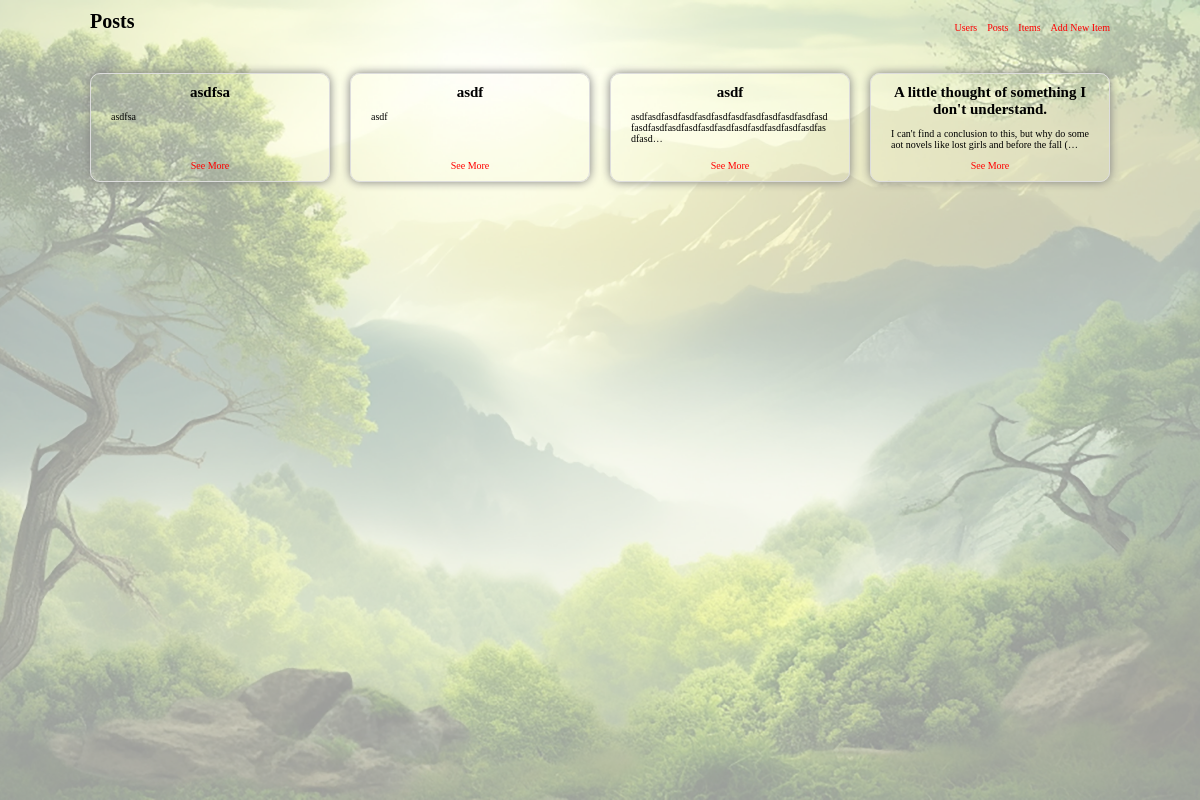
/crud/posts/, run on an earlier commit of the app's database.
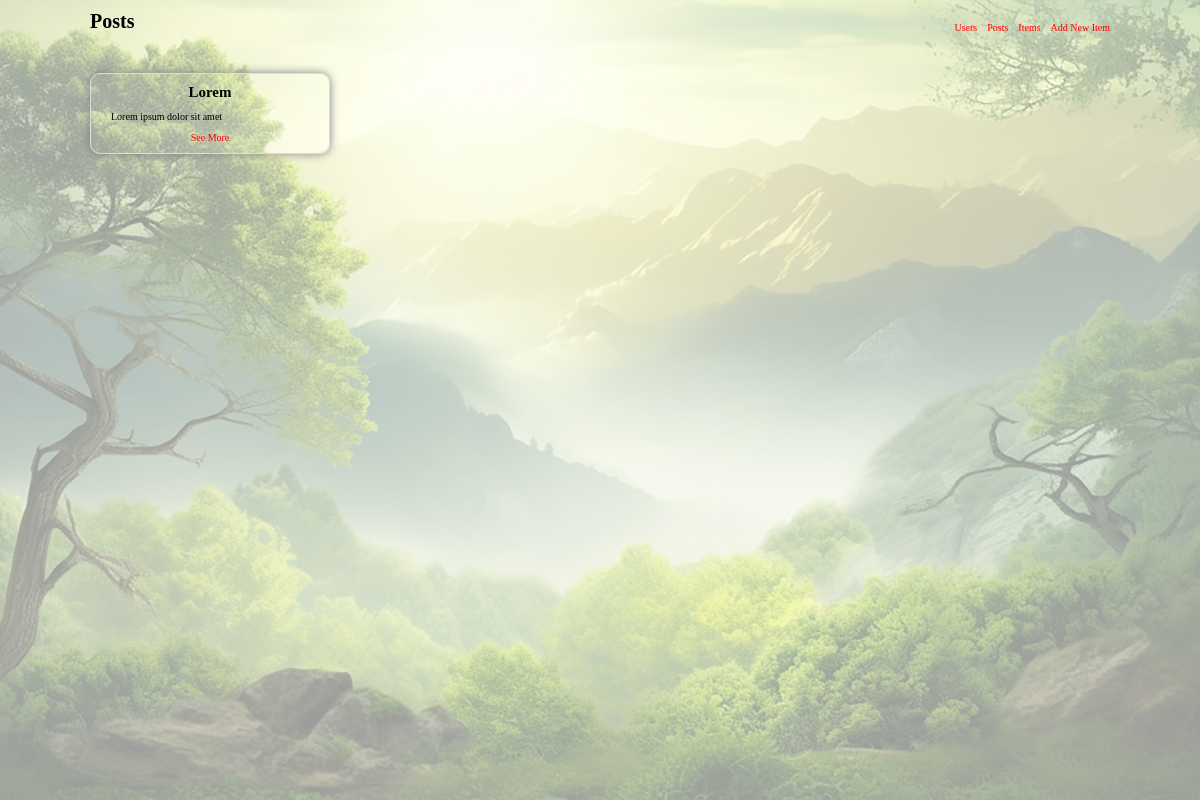
And on a later commit of the database.
### crud/models.py (models this page shows, shortened)
class Post(models.Model):
  id = models.PositiveIntegerField(primary_key=True)
  title = models.CharField(max_length = 50)
  description = models.TextField()

### crud/views.py (the view)
# urls.py: path("posts/", views.get_posts, name = 'posts'),
def get_posts(request):
  posts = Post.objects.all()
  return render(request, "posts.html", {"posts": posts})

### templates/posts.html
{% extends 'index.html' %}
{% load static %}
{% block title %} Posts {% endblock %}
{% block content %}
<div style="display: grid; grid-template-columns: repeat(4, 1fr); gap: 20px;">
  {% for post in posts %}
  <div class="post-card">
    <h1 class="post-title">{{ post.title }}</h1>
    <p class="post-description">
      {{ post.description|truncatechars:100 }}
    </p>
    <a class="post-card__link" href="{% url 'post' post.id %}">See More</a>
  </div>
  {% endfor %}
</div>
{% endblock %}

### templates/index.html (shortened to what this page needs)
{% load static  %}
<!DOCTYPE html>
<html lang="en">
<head>
  <link rel="stylesheet" href="{% static 'css/main.css' %}">
</head>
<body>
  <img class="background-image" src="{% static 'img/background.jpg' %}" />
  <div class="container">
    <header>
      <h1>{% block title %} {% endblock %}</h1>
      <nav style="display: flex; align-items: center; gap: 10px;">
        {% with request.resolver_match.url_name as url_name %}
          <a href="{% url 'users'  %}">Users</a>
          <a href="{% url 'posts' %}">Posts</a>
          <a href="{% url 'items' %}">Items</a>
          <a href="{% url 'details_add' %}">Add New Item</a>
        {% endwith %}
      </nav>
   </header>
   <main>
    {% block content %} {% endblock %}
   </main>
  </div>
</body>
</html>

### static/css/main.css (style rules this page uses)
* { box-sizing: border-box; margin: 0; padding: 0; }
html { font-size: 10px; }
a { color: red; text-decoration: none; position: relative; transition: all 0.3s ease-in-out; }
a:not(.no-effect)::after { content: ''; position: absolute; left: 0; bottom: 0; width: 0; height: 1px; background: red; transition: width 0.3s ease-in-out; }
.background-image { position: fixed; top: 0; left: 0; width: 100%; height: 100vh; object-fit: cover; opacity: 0.4; z-index: 0; pointer-events: none; }
.container { position: relative; width: 85%; margin: auto; z-index: 10; }
header { display: flex; justify-content: space-between; align-items: flex-end; padding-top: 10px; }
main { padding: 40px 0; position: relative; }
.post-card { max-width: 250px; max-height: 300px; border: 1px solid #ddd; padding: 10px 20px; text-align: center; border-radius: 10px; box-shadow: 0 0 10px 0 gray; display: flex; flex-direction: column; gap: 10px; z-index: 20; position: relative; }
.post-title { font-size: 1.5rem; }
.post-description { width: 100%; overflow-wrap: break-word; word-break: break-word; text-align: justify; overflow-y: auto; }
.post-card__link { margin-top: auto; }

What changed in the data, as far as the page shows it:
removed Post: title "asdfsa", description "asdfsa"
removed Post: title "asdf", description "asdf"
removed Post: title "asdf", description "asdfasdfasdfasdfasdfasdfasdfasdfasdfasdfasdfasdfasdfasdfasdfasdfasdfasdfasdfasdfasdfasdfasdfasdfasd…"
removed Post: title "A little thought of something I don't understand.", description "I can't find a conclusion to this, but why do some aot novels like lost girls and before the fall (…"
added Post: title "Lorem", description "Lorem ipsum dolor sit amet"
